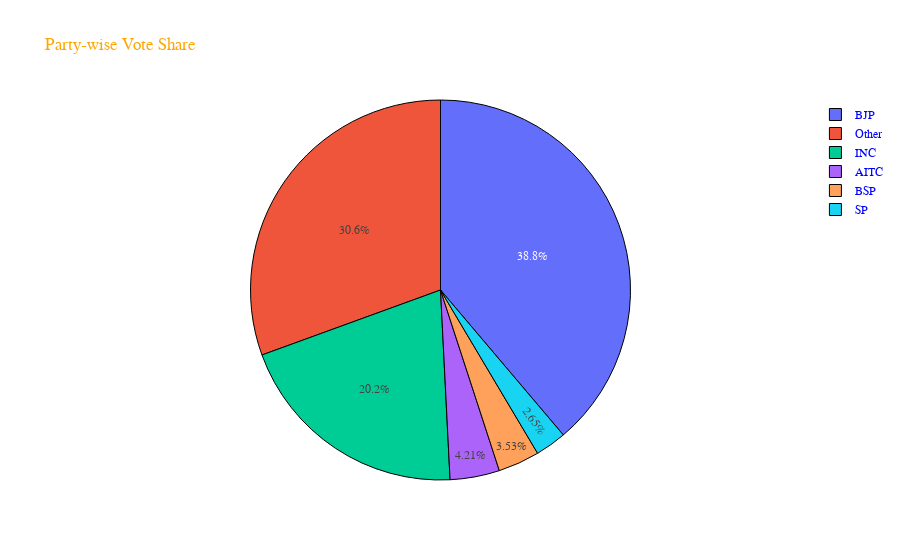

This figure's notebook cell:
### Code cell
# Sort out the top five parties according to the total number of votes
vote_share_top5 = df_NOTA.groupby('PARTY')['TOTALVOTES'].sum().nlargest(5).index.tolist()

# Create a method to label parties as 'Other' if they are not top five in total number of votes.
def sort_party(data):
    '''
    Method to label parties as 'Other' if they are not top five in total number of votes.
    data: input rows
    '''
    if data['PARTY'] not in vote_share_top5:
        return 'Other'
    else:
        return data['PARTY']

# Calling the method
df_NOTA['Party New'] = df_NOTA.apply(sort_party, axis=1)

# Visualize Party-wise vote share
vote_count = df_NOTA.groupby('Party New')['TOTALVOTES'].sum()
vote_count_fig = go.Figure(go.Pie(labels=vote_count.index, 
                                  values=vote_count.values, 
                                  marker=dict(line=dict(color="#000000", 
                                                        width=1))))
vote_count_fig.update_layout(title_text='Party-wise Vote Share',
                             font_family="Courier New",
                             font_color="blue",
                             title_font_family="Courier New",
                             title_font_color="orange")
vote_count_fig.show()

### Figure 1 — Plotly figure (JSON) as saved in the notebook; plotly's stock layout.template omitted (floating-point values rounded to 4 significant figures)
{"data": [{"labels": ["AITC", "BJP", "BSP", "INC", "Other", "SP"], "marker": {"line": {"color": "#000000", "width": 1}}, "type": "pie", "values": [24832104, 228938556, 20808194, 119418722, 180238181, 15616282]}], "layout": {"font": {"color": "blue", "family": "Courier New"}, "title": {"font": {"color": "orange", "family": "Courier New"}, "text": "Party-wise Vote Share"}}}
